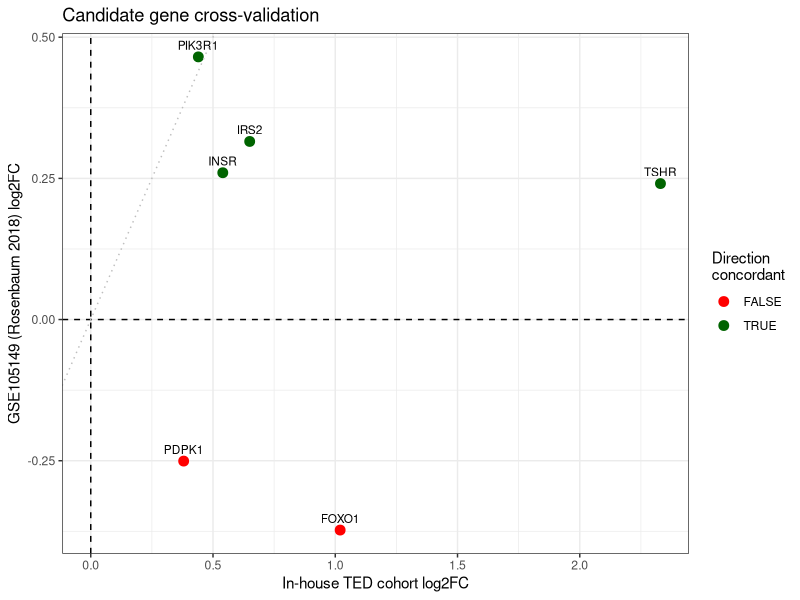

R code for this plot:
setwd("c:/ProjectTEDGWAS/TrackA_MR/GEO_validation/")

if (!require("ggplot2")) install.packages("ggplot2", repos = "https://cloud.r-project.org")
library(data.table)
library(ggplot2)

comp <- fread("Cross_validation_inhouse_vs_GSE105149.csv")
comp <- comp[!is.na(inhouse_logFC) & !is.na(logFC), ]

png("Figure_S2_cross_validation_scatter.png", width = 6, height = 6, res = 300, units = "in")
p <- ggplot(comp, aes(x = inhouse_logFC, y = logFC)) +
    geom_point(aes(color = direction_match), size = 3) +
    geom_text(aes(label = hgnc_symbol), vjust = -0.8, size = 3) +
    geom_hline(yintercept = 0, linetype = "dashed") +
    geom_vline(xintercept = 0, linetype = "dashed") +
    geom_abline(slope = 1, intercept = 0, color = "gray", linetype = "dotted") +
    scale_color_manual(values = c("FALSE" = "red", "TRUE" = "darkgreen")) +
    labs(
        x = "In-house TED cohort log2FC",
        y = "GSE105149 (Rosenbaum 2018) log2FC",
        title = "Candidate gene cross-validation",
        color = "Direction\nconcordant"
    ) +
    theme_bw()
print(p)
invisible(dev.off())
